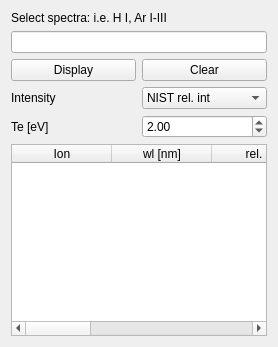
       <widget class="QWidget" name="ident_tab">
        <attribute name="title">
         <string>Identification</string>
        </attribute>
        <layout class="QVBoxLayout" name="verticalLayout_8">
         <item>
          <widget class="QLabel" name="label_4">
           <property name="text">
            <string>Select spectra: i.e. H I, Ar I-III</string>
           </property>
          </widget>
         </item>
         <item>
          <widget class="QLineEdit" name="spec_line"/>
         </item>
         <item>
          <layout class="QHBoxLayout" name="horizontalLayout_8">
           <item>
            <widget class="QPushButton" name="ident_go">
             <property name="text">
              <string>Display</string>
             </property>
            </widget>
           </item>
           <item>
            <widget class="QPushButton" name="ident_clear">
             <property name="text">
              <string>Clear</string>
             </property>
            </widget>
           </item>
          </layout>
         </item>
         <item>
          <layout class="QHBoxLayout" name="horizontalLayout_14">
           <item>
            <widget class="QLabel" name="label_9">
             <property name="text">
              <string>Intensity</string>
             </property>
            </widget>
           </item>
           <item>
            <widget class="QComboBox" name="ident_int_cbox">
             <item>
              <property name="text">
               <string>NIST rel. int</string>
              </property>
             </item>
             <item>
              <property name="text">
               <string>LTE</string>
              </property>
             </item>
            </widget>
           </item>
          </layout>
         </item>
         <item>
          <layout class="QHBoxLayout" name="horizontalLayout_22">
           <item>
            <widget class="QLabel" name="ident_Te_label">
             <property name="text">
              <string>Te [eV]</string>
             </property>
            </widget>
           </item>
           <item>
            <widget class="QDoubleSpinBox" name="ident_Te">
             <property name="decimals">
              <number>2</number>
             </property>
             <property name="minimum">
              <double>0.010000000000000</double>
             </property>
             <property name="maximum">
              <double>100.000000000000000</double>
             </property>
             <property name="singleStep">
              <double>0.100000000000000</double>
             </property>
             <property name="value">
              <double>2.000000000000000</double>
             </property>
            </widget>
           </item>
          </layout>
         </item>
         <item>
          <widget class="QTableWidget" name="ident_table">
           <attribute name="verticalHeaderVisible">
            <bool>false</bool>
           </attribute>
           <column>
            <property name="text">
             <string>Ion</string>
            </property>
           </column>
           <column>
            <property name="text">
             <string>wl [nm]</string>
            </property>
           </column>
           <column>
            <property name="text">
             <string>rel. int</string>
            </property>
           </column>
           <column>
            <property name="text">
             <string>Aik</string>
            </property>
           </column>
           <column>
            <property name="text">
             <string>Ek - Ei</string>
            </property>
           </column>
           <column>
            <property name="text">
             <string>conf, lower</string>
            </property>
           </column>
           <column>
            <property name="text">
             <string>conf. upper</string>
            </property>
           </column>
          </widget>
         </item>
        </layout>
       </widget>
